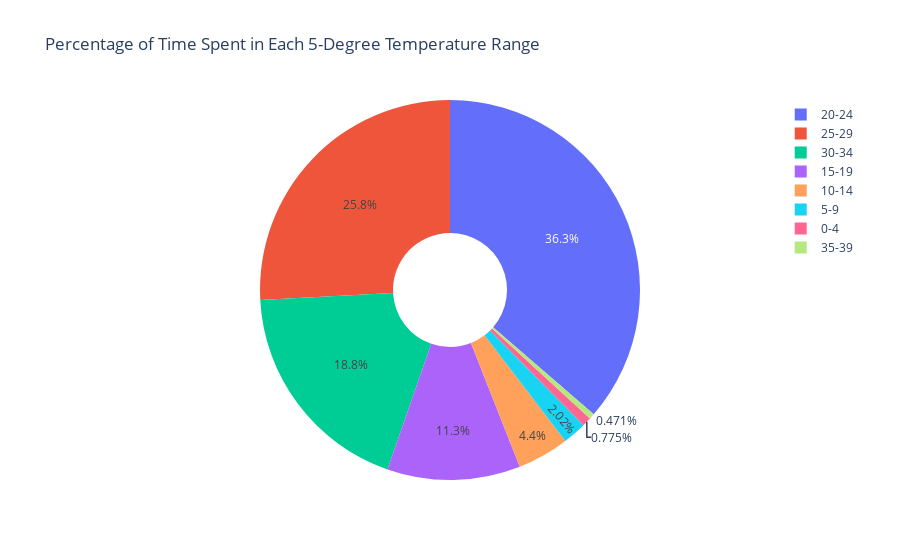

Here is the notebook cell this chart was saved with:
### Code cell
temperature_percentages = df_671041_sorted['driving_time'].groupby(df_671041_sorted['temperature_range_5']).sum() / df_671041_sorted['driving_time'].sum() * 100
# Create the pie chart using Plotly
fig = px.pie(temperature_percentages, values=temperature_percentages.values,
             names=temperature_percentages.index, title='Percentage of Time Spent in Each 5-Degree Temperature Range',hole=0.3)

# Show the pie chart
fig.show()

### Figure 1 — Plotly figure (JSON) as saved in the notebook; plotly's stock layout.template omitted (floating-point values rounded to 4 significant figures)
{"data": [{"domain": {"x": [0, 1], "y": [0, 1]}, "hole": 0.3, "hovertemplate": "temperature_range_5=%{label}<br>value=%{value}<extra></extra>", "labels": ["0-4", "5-9", "10-14", "15-19", "20-24", "25-29", "30-34", "35-39"], "legendgroup": "", "name": "", "showlegend": true, "type": "pie", "values": [0.7752, 2.019, 4.403, 11.32, 36.35, 25.83, 18.83, 0.4714]}], "layout": {"autosize": true, "legend": {"tracegroupgap": 0}, "title": {"text": "Percentage of Time Spent in Each 5-Degree Temperature Range"}}}
